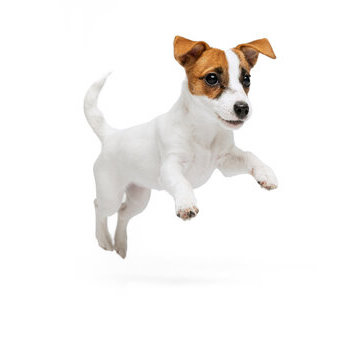
#> input picture rust_version/dog.jpeg, 360 x 360 px, found by its file name
$ python main.py
#> lines starting #> are read from the running program, lines starting #| are printed output that depends on the picture
from asyncio import constants
import math
from PIL import Image, ImageDraw
import numpy as np
import time
from antialias import draw_line_distance


physicalSize = 12
pixelSize = 720
image_path = 'dog.jpeg'
num_pegs = 180
string_thickness = 1

peg_pos = np.array([[
        pixelSize / 2 + pixelSize / 2 * math.cos(2 * math.pi * (x / num_pegs)),
        pixelSize / 2 + pixelSize / 2 * math.sin(2 * math.pi * (x / num_pegs))
    ]
    for x in range(num_pegs)])


def preprocess(path):
#> called with path = 'dog.jpeg'
    img = Image.open(path)
#> img is the input picture: PIL image 360x360 RGB; mean R, G, B 246, 244.2, 242.6
    img = img.resize((pixelSize, pixelSize))
#> img: PIL image 720x720 RGB
    img = img.convert('L')
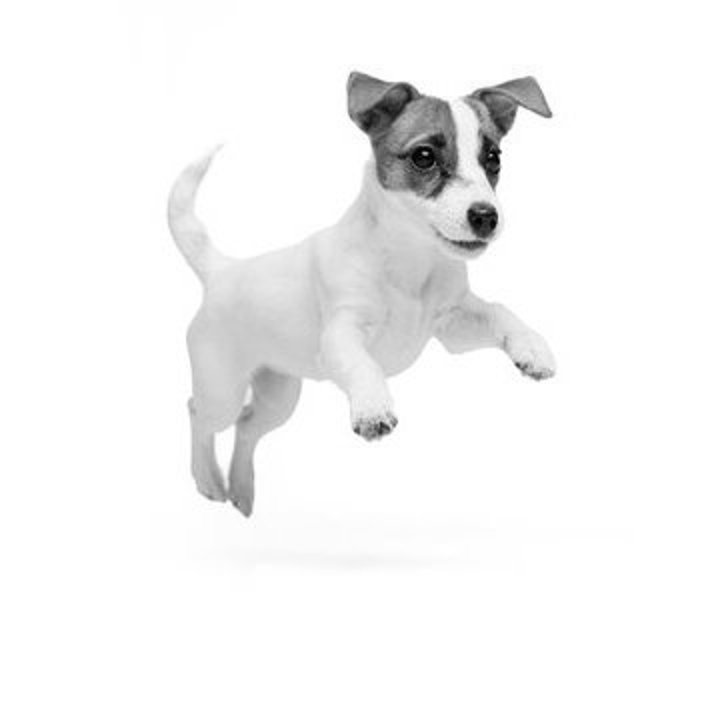
#> img: PIL image 720x720 L; min 0, max 255, mean 244.6
    return img

# calculates which pixels each line goes through
def precalc_pixels():
    filepath = f'precacl_pixels_{pixelSize}_{num_pegs}.npy'
    try:
        loaded = np.load(filepath)
        print('Loaded ' + filepath)
        return loaded
    except FileNotFoundError:
        pass
    vals = np.full((num_pegs, num_pegs, 2 * pixelSize), -1, dtype='int32')
    for i in range(num_pegs):
        for j in range(1, num_pegs):
            start = peg_pos[i]
            end = peg_pos[j]
            # print(start - end)
            dist = np.linalg.norm(start - end)
            points = np.rint(np.linspace(start, end, int(dist)))
            last = [-1, -1]
            k = 0
            for point in points:
                if (last[0] == point[0] and last[1] == point[1]):
                    continue
                if point[0] < 0 or point[0] >= pixelSize or point[1] < 0 or point[1] >= pixelSize:
                    continue
                vals[i][j][k] = point[0] + pixelSize * point[1]
                k+=1
                last = point
    np.save(filepath, vals)
    return vals


# [33 lines left out: functions try_line, draw_line, not called in this run]


def test():
    img = preprocess(image_path)
    newPixels = np.full((pixelSize * pixelSize), 255, dtype='uint8')
    tempImg = Image.fromarray(newPixels, mode='L')
    pixels = np.array(img).flatten()

    precalc_start = time.time()
    points = precalc_pixels()
    precalc_end = time.time()
    # for i in range(180):
    #     draw_line(i, (i+1)%180, points, pixels, newPixels)
    draw_line(23, 27, points, pixels, newPixels)
    draw_line(22, 28, points, pixels, newPixels)
    draw_line(21, 30, points, pixels, newPixels)
    tempImg = Image.fromarray(newPixels.reshape((pixelSize, pixelSize)))
    tempImg.save(f'test.png')

# [20 lines left out: function doIt, not called in this run]

#> (the run stopped early here; a loop or call above may not have finished)
